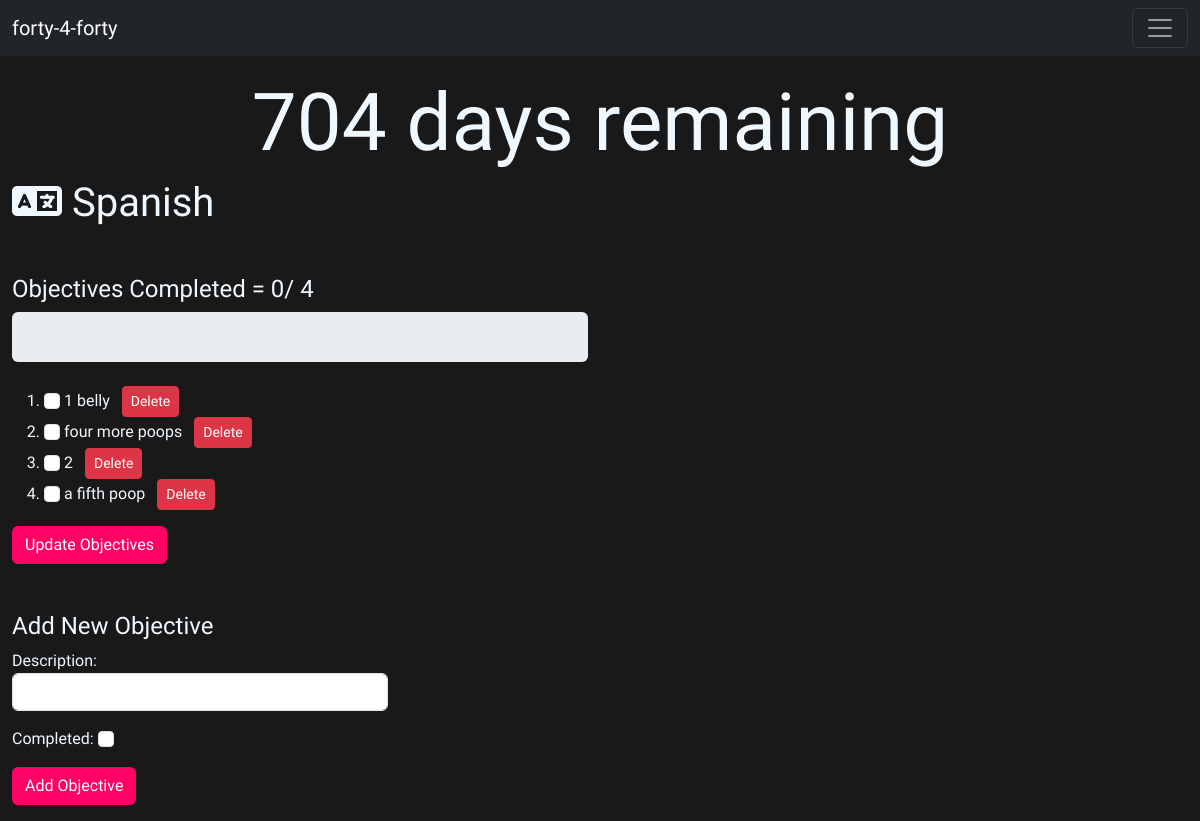
The page /details/1 on the database its author committed.
### home/models.py (models this page shows, shortened)
class Goal(models.Model):
    music = 'music'
    food = 'hamburger'
    drink = 'martini-glass-citrus'
    coding = 'computer'
    health = 'heart-pulse'
    other = 'otter'
    languages = 'language'
    travel='location-dot'
    forty='list-ol'
    admin='briefcase'
    arts='palette'
    categories=[
        (music,'Music'),
        (food,'Food'),
        (drink,'Drink'),
        (coding,'Coding'),
        (health,'Health and Fitness'),
        (other,'Other'),
        (languages,'Languages'),
        (travel,'Travel'),
        (forty,'Forty Day Challenges'),
        (admin,'Admin'),
        (arts,'Creativity'),
    ]
    title = models.CharField(max_length=200)
    description = models.TextField()
    categories = models.CharField(max_length=50, choices=categories, default='Other')
    completed = models.BooleanField(default=False)

class Objective(models.Model):
    goal = models.ForeignKey(Goal, on_delete=models.CASCADE)
    description = models.TextField()
    completed = models.BooleanField(default=False)

### details/views.py (the view, shortened to what this page needs)
# urls.py: path('details/<int:goal_id>',views.details, name='details')
def details(request, goal_id):
    goal = get_object_or_404(Goal, id=goal_id)
    objectives = Objective.objects.filter(goal=goal)
    objective_total = objectives.count()
    num_objective_completed= objectives.filter(completed=True).count()
    categories_colors = {
        'language':'--owl-pink',
        'otter':'--midnight-blue',
        'music':'--charcoal-gray' ,
        'hamburger':'--burgundy',
        'martini-glass-citrus':'--forest-green',
        'computer':'--plum',
        'heart-pulse':'--slate-blue',
        'location-dot':'--olive-green',
        'briefcase':'--deep-indigo',
        'palette':'--steel-gray',
        'list-ol':'--aubergine'
    }
    if objective_total > 0:
        completion_percentage= (num_objective_completed/objective_total)*100
        if num_objective_completed == objective_total:
            goal.completed = True
            goal.save()
        else:
            goal.completed= False
            goal.save()
    else:
        completion_percentage =0
        goal.completed = False
    form = ObjectiveForm()  # Create a new form for adding objectives
    context = {
        'goal': goal,
        'objectives': objectives,
        'form': form,
        'objective_total':objective_total,
        'num_objective_completed':num_objective_completed,
        'completion_percentage':completion_percentage,
        'categories_colors': categories_colors
    }
    return render(request, 'details/details.html', context)

### details/forms.py
class ObjectiveForm(forms.ModelForm):
    class Meta:
        model = Objective
        fields = ['description', 'completed']
        widgets = {
            'completed': forms.CheckboxInput(attrs={'class': 'form-check-input'}),
            'description': forms.TextInput(attrs={'class': 'form-control'}),
        }

### details/templates/details/details.html (shortened to what this page needs)
{% extends 'base.html' %}
{% block content %}
<div class="container-fluid">
  <div class="row">
    <h1 class='text-center timer' id="countdown">??? days remaining</h1>
  </div>
  <h1 class="mb-5" >
    <span class="icon-span"><i class="fa-solid fa-{{ goal.categories }}"></i></span>
    {{ goal.title }}
  </h1>
<h4 class="mb3">Objectives Completed = {{num_objective_completed}}/ {{objective_total}}</h4>
<div class="row">
  <div class="col-6">
    <div class="progress mb-4" style="height: 50px;">
  </div>
  </div>
</div>
{% for key, value in categories_colors.items %}
{% if key == goal.categories %}
  <form method="post" class="mb-5">
    <ol>
      {% for objective in objectives %}
        <li>
          <label>
            <input type="checkbox" name="completed" value="{{ objective.id }}" {% if objective.completed %}checked{% endif %} class="form-check-input">
            {{ objective.description }}
          </label>
          <button type="submit" name="delete_objective" value="{{ objective.id }}" class="btn btn-danger ms-2 btn-sm">Delete</button>
        </li>
      {% endfor %}
    </ol>
    <button type="submit" name="update_objectives" style="background-color: var({{value }})"class="btn btn-custom">Update Objectives</button>
  </form>
  <h4>Add New Objective</h4>
  <div class="row">
    <div class="col-4">
      <form method="post" class="mb-3">
    {{ form.as_p }}
    <button type="submit" name="add_objective" style="background-color: var({{value }})" class="btn btn-custom">Add Objective</button>
  </form>
    </div>
  </div>
{%endif%}
{%endfor%}
</div>
{% endblock %}

### static/css/base.css (style rules this page uses)
:root { --charcoal-gray: #b6b6b6; --charcoal-gray-hover: #959595; --charcoal-gray-active: #737373; --midnight-blue: #0553a2; --midnight-blue-hover: #033a6f; --midnight-blue-active: #02264b; --burgundy: #800000; --burgundy-hover: #660000; --burgundy-active: #4c0000; --forest-green: #228B22; --forest-green-hover: #1a6f17; --forest-green-active: #144c11; --plum: #8E4585; --plum-hover: #6f3568; --plum-active: #582b54; --owl-pink: #FF0266; --owl-pink-hover: #e50059; --owl-pink-active: #cc004c; --aubergine: #481D24; --aubergine-hover: #3c1720; --aubergine-active: #31141c; --slate-blue: #6A5ACD; --slate-blue-hover: #554692; --slate-blue-active: #443a73; --olive-green: #556B2F; --olive-green-hover: #445823; --olive-green-active: #36471c; --deep-indigo: #3F3D4B; --deep-indigo-hover: #302F3A; --deep-indigo-active: #24232C; --steel-gray: #666666; --steel-gray-hover: #555555; --steel-gray-active: #444444; }
body { font-family: 'Chakra Petch', sans-serif; background-color: #191919; padding-top: 75px; color: aliceblue; }
.timer { color: aliceblue; font-size: 5rem; }
.btn-custom { background-color: var(--owl-pink); color: white; }

### rows shown on the page
Goal: title "Spanish"
Objective: description "1 belly", {{ objective.id }} 26 (drawn)
Objective: description "four more poops", {{ objective.id }} 30 (drawn)
Objective: description "2", {{ objective.id }} 37 (drawn)
Objective: description "a fifth poop", {{ objective.id }} 38 (drawn)

### other values the page prints
{{ num_objective_completed }} "0"
{{ objective_total }} "4"
